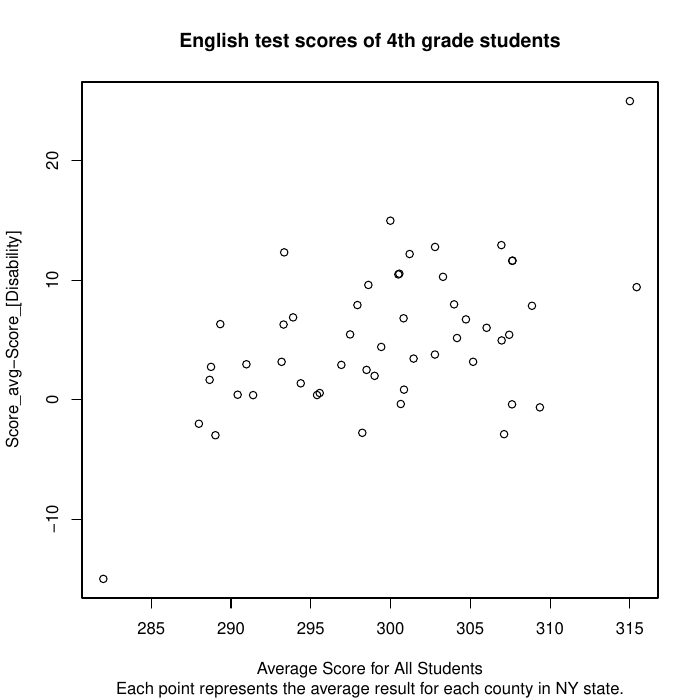

Reproduce this figure in R.
my_data <- read.csv("test_data.csv",nrow=434150)
score_ave1 <- numeric()
score_ave2 <- numeric()
mix1 <- my_data[which(my_data$NRC_DESC =="Average Needs" & my_data$SUBGROUP_NAME=="All Students"),]
mix2 <- my_data[which(my_data$NRC_DESC =="" & my_data$SUBGROUP_NAME=="All Students"),]
mix_grade4_1 <- mix1[which(mix1$ITEM_DESC == "Grade 4 ELA"),]
mix_grade4_2 <- mix2[which(mix2$ITEM_DESC == "Grade 4 ELA"),]
counties <- unique(my_data$COUNTY_DESC) # list of counties
for (cty in counties[2:length(counties)]){

	mix_cty_1 <- mix_grade4_1[which(mix_grade4_1$COUNTY_DESC==cty),]
	mix_cty_2 <- mix_grade4_2[which(mix_grade4_2$COUNTY_DESC==cty),]

	num1 <-	as.numeric(as.character(mix_cty_1$TOTAL_TESTED))
	num2 <- as.numeric(as.character(mix_cty_2$TOTAL_TESTED))
	mean1 <- as.numeric(as.character(mix_cty_1$MEAN_SCALE_SCORE))
	mean2 <- as.numeric(as.character(mix_cty_2$MEAN_SCALE_SCORE))
	score_ave1 <- c(score_ave1,sum(num1*mean1)/sum(num1))	
	score_ave2 <- c(score_ave2,sum(num2*mean2)/sum(num2))	
}
diff <- score_ave1-score_ave2

pdf('plot_score_diff1.pdf')
plot(diff~score_ave1,xlab="Average Score for All Students",ylab="Score_avg-Score_[Disability]",main="English test scores of 4th grade students", sub="Each point represents the average result for each county in NY state.")
dev.off()
